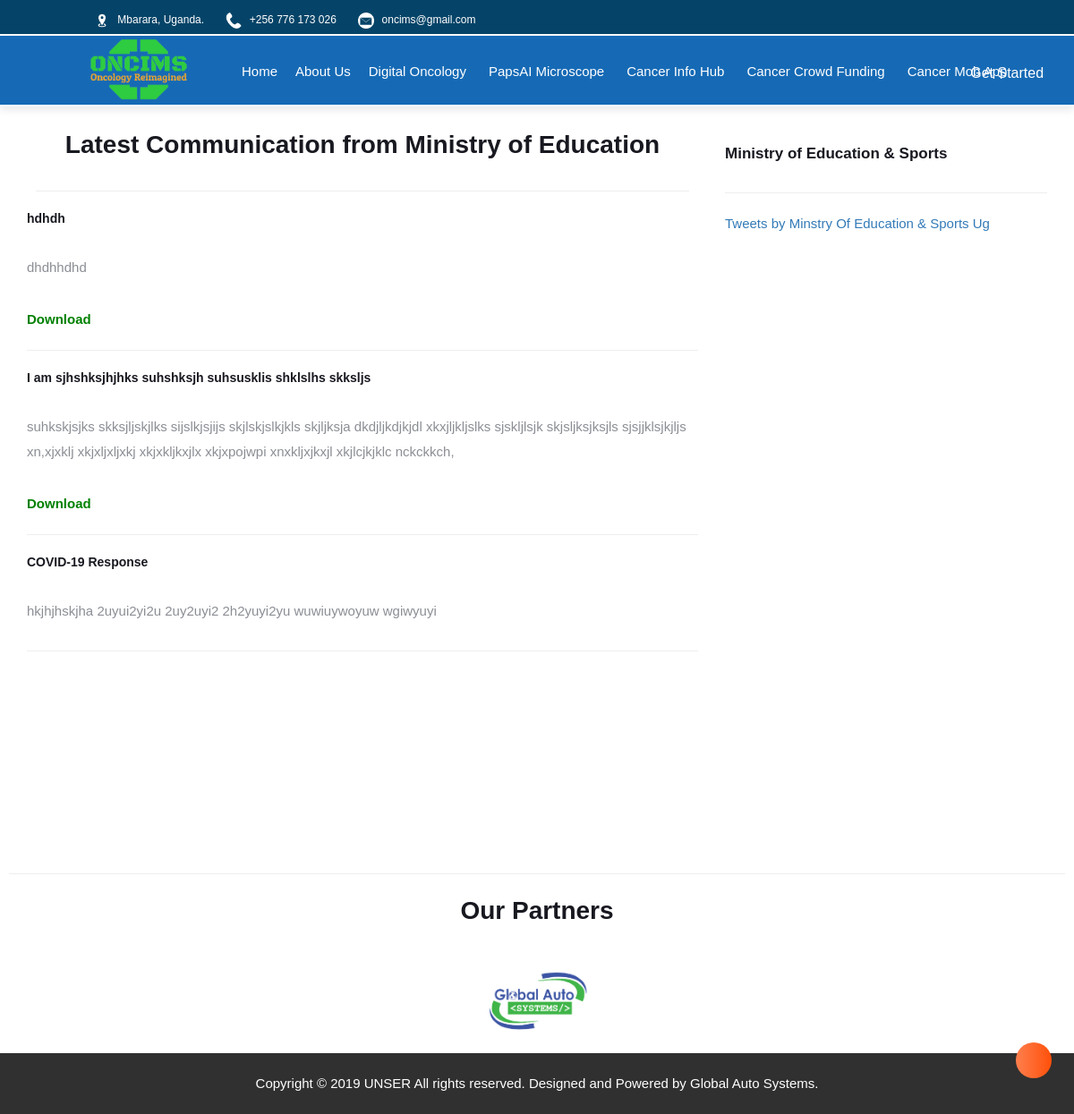
/communication/, run on the app's committed database.
### public/models.py (models this page shows, shortened)
class Communication(models.Model):
	topic = models.CharField(max_length = 200,)
	message = models.TextField(blank=True, null=True,)
	date_created = models.DateTimeField(default=timezone.now)
	date = models.DateField(default=timezone.now)
	user = models.ForeignKey(User, on_delete = models.SET_NULL, blank=True, null=True, )
	upload = models.FileField(upload_to="resources", blank=True, null=True,)

### public/views.py (the view)
# urls.py: path('communication/', views.communication, name='communication'),
def communication(request):
	context = {
		'title': 'Communication',
		'communications':Communication.objects.all().order_by('-id')[:500]
		}
	return render(request, 'public/communication.html', context)

### public/templates/public/communication.html (shortened to what this page needs)
{% extends 'public/base.html' %}
{% load static %}
{% block content %}
<div class="container">
    <div class="row">
        <div class="col-lg-8 mg-t-40">
            <div class="px-3">
                <h3 style="text-align: center;"><b>Latest Communication from Ministry of Education</b></h3>
                <hr>
            </div>
                {% for comm in communications %}
                <h5><b>{{comm.topic}}</b></h5>
                <p>{{comm.message}}</p>
                {% if comm.upload %}
                <a href="{{comm.upload.url}}" style="color: green; font-weight: bolder;">Download</a>
                {% endif %}
                <hr>
                {% endfor %}
        </div>
        <div class="col-md-4">
            <div class="container-fluid row center py-3">
            </div>
            <div class="py-3">
                <h4><b>Ministry of Education & Sports</b></h4>
                <hr>
                <div style="height:700px; overflow: auto;">
                    <a class="twitter-timeline" href="https://twitter.com/Educ_SportsUg?ref_src=twsrc%5Etfw">Tweets
                        by
                        Minstry Of Education & Sports Ug</a>
                </div>
            </div>
        </div>
    </div>
</div>
{% endblock content %}

### ministry/static/css/switcher/color-one.css (style rules this page uses)
html, body { font-family: 'Open Sans', sans-serif;font-weight:400;background: #27ae60 }

### ministry/static/css/switcher/color-two.css (style rules this page uses)
html, body { font-family: 'Open Sans', sans-serif;font-weight:400;background: #1c84c6 }

### ministry/static/css/switcher/color-three.css (style rules this page uses)
html, body { font-family: 'Open Sans', sans-serif;font-weight:400;background: #ed5565 }

### ministry/static/css/switcher/color-four.css (style rules this page uses)
html, body { font-family: 'Open Sans', sans-serif;font-weight:400;background: #1ab394 }

### ministry/static/css/switcher/color-five.css (style rules this page uses)
html, body { font-family: 'Open Sans', sans-serif;font-weight:400;background: #EE7752 }

### ministry/static/css/switcher/color-six.css (style rules this page uses)
html, body { font-family: 'Open Sans', sans-serif;font-weight:400;background: #27ae60 }

### ministry/static/css/switcher/color-seven.css (style rules this page uses)
html, body { font-family: 'Open Sans', sans-serif;font-weight:400;background: #7f8c8d }

### ministry/static/css/switcher/color-eight.css (style rules this page uses)
html, body { font-family: 'Open Sans', sans-serif;font-weight:400;background: #0000ff }

### ministry/static/css/switcher/color-nine.css (style rules this page uses)
html, body { font-family: 'Open Sans', sans-serif;font-weight:400;background: #ff0080 }

### ministry/static/css/switcher/color-ten.css (style rules this page uses)
html, body { font-family: 'Open Sans', sans-serif;font-weight:400;background: #1a0000 }

### data on the page
Communication: topic "hdhdh", message "dhdhhdhd"
Communication: topic "I am sjhshksjhjhks suhshksjh suhsusklis shklslhs skksljs", message "suhkskjsjks skksjljskjlks sijslkjsjijs skjlskjslkjkls skjljksja dkdjljkdjkjdl xkxjljkljslks sjskljlsjk skjsljksjksjls sjsjjklsjkjljs xn,xjxklj xkjxljxljxkj xkjxkljkxjlx xkjxpojwpi xnxkljxjkxjl xkjlcjkjklc nckckkch,"
Communication: topic "COVID-19 Response", message "hkjhjhskjha 2uyui2yi2u 2uy2uyi2 2h2yuyi2yu wuwiuywoyuw wgiwyuyi"
